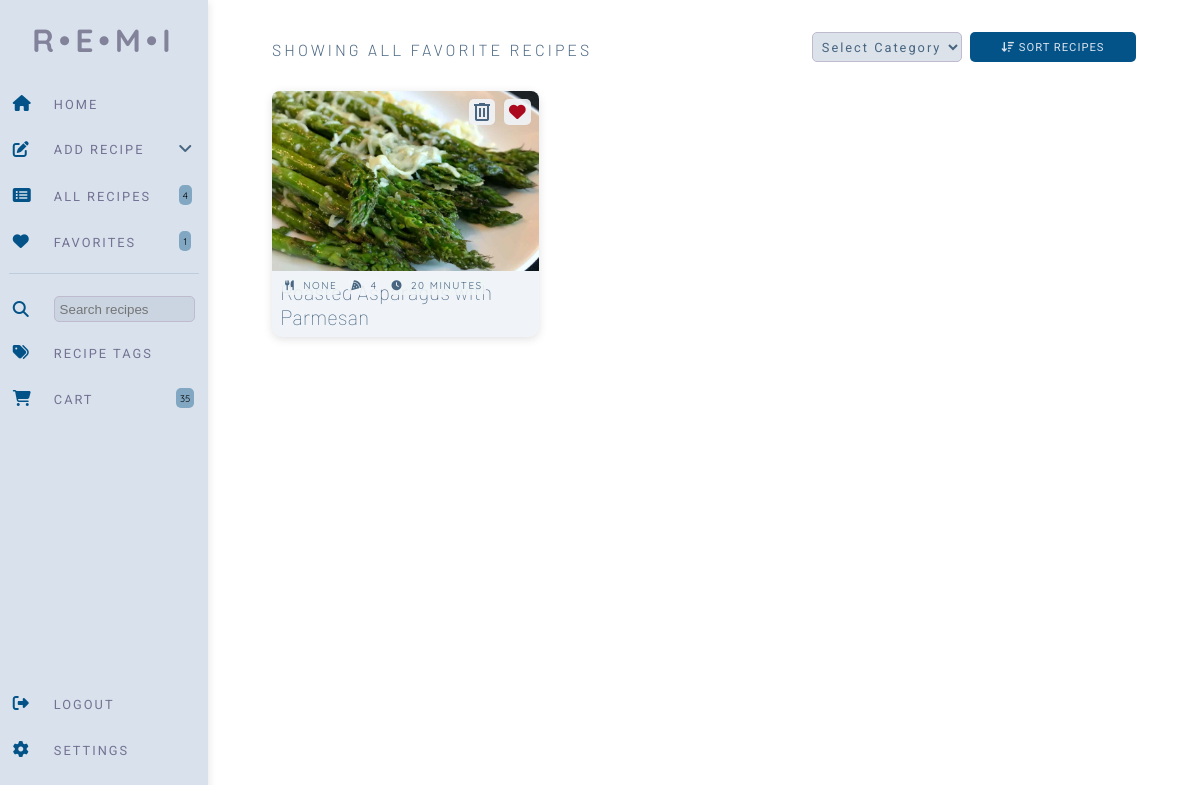
The page /favorites (signed in) on the database its author committed.
### website/models.py (models this page shows)
class Recipe(db.Model):
    id = db.Column(db.Integer, primary_key=True)
    uuid = db.Column(db.Integer, primary_key=False)
    username = db.Column(db.Integer, db.ForeignKey('user.id'))
    recipe_name = db.Column(db.String(200))
    prep_time = db.Column(db.Integer, primary_key=False)
    cook_time = db.Column(db.Integer, primary_key=False)
    total_time = db.Column(db.Integer, primary_key=False)
    ingredients = db.Column(db.String())
    servings = db.Column(db.String())
    ingredients_quantity = db.Column(db.String())
    ingredients_measurement = db.Column(db.String())
    instructions = db.Column(db.String())
    instructions_json = db.Column(db.String())
    original_url = db.Column(db.String())
    date_parsed = db.Column(db.String())
    image = db.Column(db.String())
    favorite = db.Column(db.Boolean, default=False)
    category = db.Column(db.String())
    ingredient_list = db.relationship('Ingredients')
    tags = db.relationship('Tag', secondary=recipe_tag, backref='recipe')

### website/views.py (the view)
@views.route('/favorites', methods=['GET'])
@login_required
def show_favorites():
    shopping_list = ShoppingList.query.filter_by(username=current_user.id).count()
    fav_recipe = Recipe.query.filter_by(username=current_user.id, favorite=True).all()
    favorite_total = Recipe.query.filter_by(username=current_user.id, favorite=True).count()
    total_recipes = Recipe.query.filter_by(username=current_user.id).count()
    return render_template("favorite_recipes.html", recipes=fav_recipe, user=current_user, shopping_list=shopping_list,
    favorite_total=favorite_total, total_recipes=total_recipes)

### website/__init__.py (called while the page is built)
def create_app():
    app = Flask(__name__)
    app.config['SECRET_KEY'] = 'sdf897sdf987'
    app.config['SQLALCHEMY_DATABASE_URI'] = f'sqlite:///{DB_NAME}'
    db.init_app(app)
    migrate.init_app(app, db)
    from .views import views
    from .auth import auth
    app.register_blueprint(views, url_prefix='/')
    app.register_blueprint(auth, url_prefix='/')
    from .models import User, Recipe
    with app.app_context():
        db.create_all()
    login_manager = LoginManager()
    login_manager.login_view = 'auth.login'
    login_manager.init_app(app)
    @login_manager.user_loader
    def load_user(id):
        return User.query.get(int(id))
    return app

### website/templates/favorite_recipes.html (shortened to what this page needs)
{% extends "base.html" %} {% block title %}Favorite Recipes{% endblock %} {% block
    content %}
    <div class="page-title">
      <div class="title">Showing all  favorite recipes</div>
      <div class="sort-control">
        <select id="recipe_category" name="sort_method" class="select-category">
          <option value="select">Select Category</option>
        </select>
        <button class="button-primary sort">
          <i class="fa-solid fa-arrow-down-wide-short"></i> Sort Recipes
        </button>
      </div>
    </div>
    <div class="body-wrapper">
      {% for recipe in recipes %}
        <div class="recipe-card">
          <div class="recipe-details">
            <div class="recipe-detail-tag">
              <div class="recipe-tag">
                <i class="fa-solid fa-utensils"></i
                ><span class="tag-text">{{ recipe.category }}</span>
              </div>
            </div>
            <div class="recipe-detail-tag">
              <div class="recipe-tag">
                <i class="fa-solid fa-pizza-slice"></i
                ><span class="tag-text">{{ recipe.servings }}</span>
              </div>
            </div>
            <div class="recipe-detail-tag">
              <div class="recipe-tag">
                <i class="fa-solid fa-clock"></i
                ><span class="tag-text">{{ recipe.total_time }}</span>
              </div>
            </div>
          </div>
          <img
          src="{{ url_for('static', filename='/images/' + recipe.image) }}"
            style="
              width: 100%;
              height: 15vw;
              object-fit: cover;
              border-top-left-radius: 8px;
              border-top-right-radius: 8px;
              margin: 0;
            "
          />
          <div class="recipe-control2">
            <button
              class="delete"
              onclick="delete_recipe(this)"
              data-recipe-title="{{recipe.recipe_name}}"
              data-recipe-id="{{ recipe.uuid }}"
            >
              <i class="material-symbols-outlined">delete</i>
            </button>
            {% if recipe.favorite == True %}
            <button
              class="favorite-active"
              onclick="remove_favorite('{{ recipe.id }}')"
            >
            </button>
            {% else %}
            <button class="favorite" onclick="add_favorite('{{ recipe.id }}')">
              <i class="fa-regular fa-heart fa-lg"></i>
            </button>
            {% endif %}
          </div>
          <a class="card-link" href="view_recipe/{{ recipe.uuid }}">
            <div class="card-title">{{ recipe.recipe_name }}</div>
          </a>
        </div>
        {% endfor %} {% endblock %}

### website/static/css/index.css (style rules this page uses)
* { margin: 0; padding: 0; box-sizing: border-box; }
body { position: relative; }
:root { --nav-background: #D9E2EC; --main-background: white; --logo-color: rgba(49, 41, 77, 0.512); --nav-items-color: #486581; --nav-icon-color: #035388; --nav-items-hover: #BCCCDC; --nav-text-color: rgba(68, 60, 104, 0.678); --search-input-color: #c1cdda92; --pill-background: #31719b85; --recipe-card-background: #F0F4F8; --primary-button: #035388; --secondary-button: #D9E2EC; --recipe-tag-background: #f0f4f8e5; --instructions-background: #f0f4f8c7; --modal-delete: #AB091E; }
.body-wrapper { display: grid; padding-left: 4rem; padding-right: 4rem; padding-bottom: 4rem; gap: 2rem; grid-template-columns: 1fr 1fr 1fr; }
.page-title { padding-left: 4rem; color: var(--nav-items-color); padding-right: 4rem; padding-top: 1rem; padding-bottom: .5rem; font-family: 'Barlow', sans-serif; text-transform: uppercase; letter-spacing: 3px; font-size: 1rem; font-weight: 300; display: grid; grid-template-columns: 1fr auto; align-items: center; justify-content: center; }
.sort-control { padding: .5rem; padding-right: 0; margin-bottom: 5px; display: grid; grid-template-columns: 1fr 1fr; align-items: center; }
.select-category { background-color: var(--search-input-color); padding: .3rem; border: none; border-radius: 5px; height: 30px; margin: .5rem; display: flex; width: 150px; font-family: 'Roboto', sans-serif; letter-spacing: 2px; font-size: .8rem; color: var(--nav-items-color); border: 1px solid; border-color: rgb(191, 186, 205); }
.recipe-card { width: 100%; display: flex; flex-direction: column; background-color: var(--recipe-card-background); border-radius: 10px; margin: 0; position: relative; box-shadow: rgba(99, 99, 99, 0.2) 0px 2px 8px 0px; }
.card-link { text-decoration: none; }
.recipe-control2 { position: absolute; display: flex; right: 0; top: 0; }
.card-title { display: flex; width: 100%; font-family: 'Barlow', sans-serif; font-weight: 100; color: var(--nav-items-color); font-size: 1.3rem; justify-content: center; padding: .5rem; margin: 0; }
.button-primary { background-color: var(--primary-button); border: none; border-radius: 5px; height: 30px; display: block; padding: 3px; padding-left: 10px; padding-right: 10px; text-transform: uppercase; font-family: 'Roboto', sans-serif; letter-spacing: 1px; font-size: .7rem; color: #D9E2EC; align-self: start; }
.button-primary.sort { background-color: var(--primary-button); border: none; border-radius: 5px; height: 30px; display: block; padding: 3px; padding-left: 10px; padding-right: 10px; text-transform: uppercase; font-family: 'Roboto', sans-serif; letter-spacing: 1px; font-size: .7rem; color: #D9E2EC; align-self: center; }
.favorite-active { background-color: var(--recipe-tag-background); padding: 5px; border: none; border-radius: 5px; margin: .5rem; display: flex; align-items: center; justify-content: center; color: #AB091E; }
.delete { background-color: var(--recipe-tag-background); padding: 1px; border: none; border-radius: 5px; margin: .5rem; margin-right: 1px; display: flex; align-items: center; justify-content: center; text-transform: uppercase; font-family: 'Roboto', sans-serif; letter-spacing: 2px; font-size: .5rem; color: var(--nav-items-color); z-index: 9999; }
.recipe-details { position: absolute; left: 10px; top: 75%; display: grid; gap: .5rem; grid-template-columns: auto auto auto; align-items: center; justify-content: center; }
.recipe-card img { width: 100%; height: 15vw; object-fit: cover; border-top-left-radius: 8px; border-top-right-radius: 8px; margin: 0; }
.recipe-detail-tag { display: flex; justify-content: center; }
.recipe-tag { background-color: var(--recipe-tag-background); color: var(--nav-items-color); border-radius: 5px; display: flex; align-items: center; justify-content: center; margin: 0; font-family: 'Quicksand', sans-serif; text-transform: uppercase; font-size: 10px; letter-spacing: 1.5px; padding: 3px; }
.tag-text { padding-left: .5rem; }

### rows shown on the page
Recipe: category "NONE", servings "4", total_time "20 MINUTES", image (picture), recipe_name "Roasted Asparagus with Parmesan"

### other values the page prints
{{ total_recipes }} "4"
{{ favorite_total }} "1"
{{ shopping_list }} "35"
